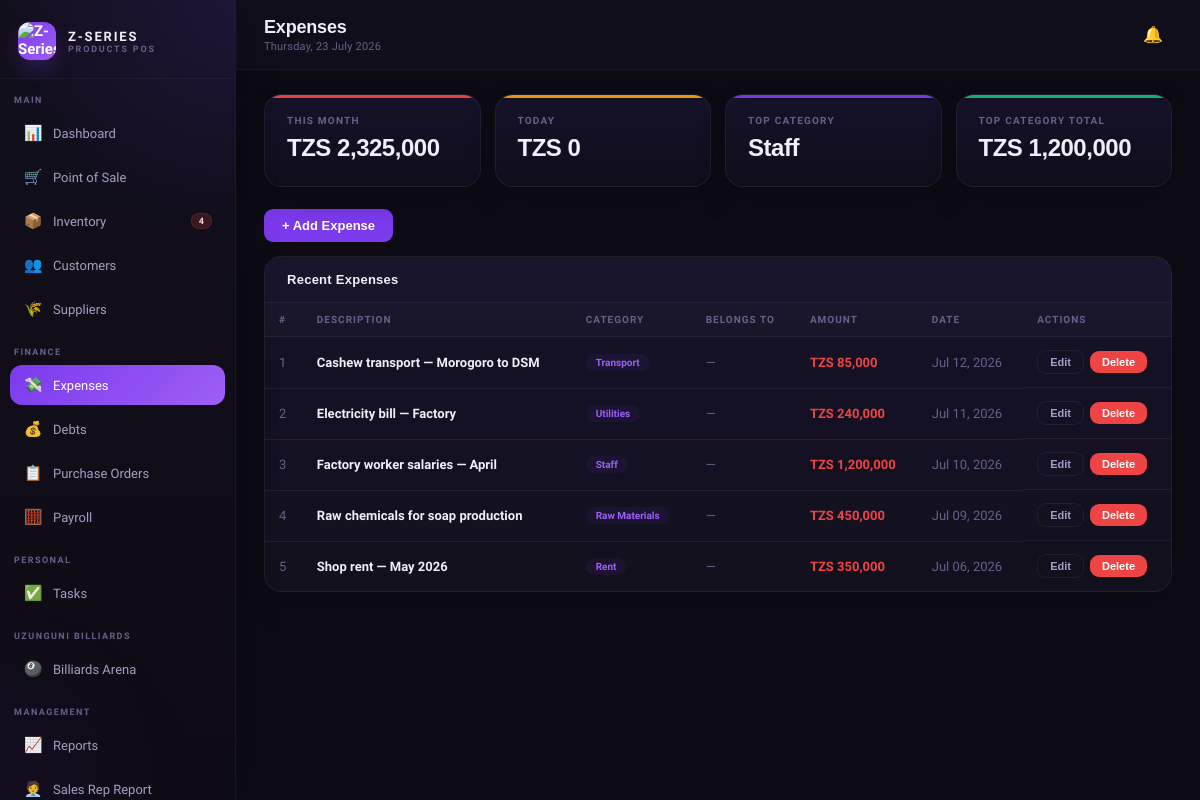
/expenses.php (signed in), run on the app's committed database.
### tables this page shows
CREATE TABLE expenses (
  id INT AUTO_INCREMENT PRIMARY KEY,
  description VARCHAR(255) NOT NULL,
  category ENUM('transport','utilities','staff','raw_materials','rent','maintenance','other') DEFAULT 'other',
  employee_id INT,
  amount DECIMAL(12,2) NOT NULL,
  expense_date DATE NOT NULL,
  recorded_by INT,
  notes TEXT,
  created_at TIMESTAMP DEFAULT CURRENT_TIMESTAMP,
  FOREIGN KEY (recorded_by) REFERENCES users(id),
  FOREIGN KEY (employee_id) REFERENCES employees(id)
);

### config.php (called while the page is built, shortened)
<?php
function tzs($amount) {
    return 'TZS ' . number_format($amount, 0, '.', ',');
}
?>

### expenses.php (the view, shortened to what this page needs)
<?php
require_once 'includes/header.php';
$month = date('Y-m');
$today = date('Y-m-d');
$stmt_m = $conn->prepare("SELECT COALESCE(SUM(amount),0) as v FROM expenses WHERE DATE_FORMAT(expense_date,'%Y-%m')=?");
$stmt_m->bind_param('s', $month); $stmt_m->execute();
$month_total = $stmt_m->get_result()->fetch_assoc()['v'];
$stmt_t = $conn->prepare("SELECT COALESCE(SUM(amount),0) as v FROM expenses WHERE expense_date=?");
$stmt_t->bind_param('s', $today); $stmt_t->execute();
$today_total = $stmt_t->get_result()->fetch_assoc()['v'];
$cat_top = $conn->query("SELECT category, SUM(amount) as total FROM expenses GROUP BY category ORDER BY total DESC LIMIT 1")->fetch_assoc();
$expenses = $conn->query("SELECT e.*, emp.name as employee_name FROM expenses e LEFT JOIN employees emp ON e.employee_id=emp.id ORDER BY e.expense_date DESC, e.created_at DESC LIMIT 50");
?>
<div class="stats-grid">
  <div class="stat-card red"><div class="stat-label">This Month</div><div class="stat-value"><?=tzs($month_total)?></div></div>
  <div class="stat-card amber"><div class="stat-label">Today</div><div class="stat-value"><?=tzs($today_total)?></div></div>
  <div class="stat-card purple"><div class="stat-label">Top Category</div><div class="stat-value"><?=ucwords(str_replace('_',' ',$cat_top['category']??'N/A'))?></div></div>
  <div class="stat-card green"><div class="stat-label">Top Category Total</div><div class="stat-value"><?=tzs($cat_top['total']??0)?></div></div>
</div>
<div style="margin-bottom:14px"><button class="btn btn-primary" onclick="openModal('add-expense-modal')">+ Add Expense</button></div>
<div class="card"><div class="card-header"><span class="card-title">Recent Expenses</span></div>
<div class="table-wrap"><table><thead><tr><th>#</th><th>Description</th><th>Category</th><th>Belongs To</th><th>Amount</th><th>Date</th><th>Actions</th></tr></thead>
<tbody><?php $i=1; while($e=$expenses->fetch_assoc()):?>
<tr><td class="text-muted"><?=$i++?></td><td><span class="td-bold"><?=htmlspecialchars($e['description'])?></span></td>
<td><span class="badge badge-purple"><?=ucwords(str_replace('_',' ',$e['category']))?></span></td>
<td class="text-muted"><?=$e['employee_name'] ? htmlspecialchars($e['employee_name']) : '—'?></td>
<td class="text-danger"><?=tzs($e['amount'])?></td><td class="text-muted"><?=date('M d, Y',strtotime($e['expense_date']))?></td>
<td style="display:flex;gap:6px;align-items:center">
  <button type="button" class="btn btn-outline btn-sm" onclick='openEditExpense(this)' data-id="<?=$e['id']?>" data-desc="<?=htmlspecialchars($e['description'], ENT_QUOTES)?>" data-cat="<?=htmlspecialchars($e['category'], ENT_QUOTES)?>" data-employee="<?=htmlspecialchars($e['employee_id'] ?? '', ENT_QUOTES)?>" data-employee-name="<?=htmlspecialchars($e['employee_name'] ?? '', ENT_QUOTES)?>" data-amount="<?=$e['amount']?>" data-date="<?=$e['expense_date']?>">Edit</button>
  <form method="POST" style="margin:0" data-confirm="Delete this expense?"><button type="submit" class="btn btn-danger btn-sm">Delete</button></form>
</td></tr>
<?php endwhile; if($expenses->num_rows===0):?><tr><td colspan="7" style="text-align:center;padding:30px;color:var(--text3)">No expenses recorded</td></tr><?php endif;?></tbody></table></div></div>
<?php require_once 'includes/footer.php'; ?>

### css/style.css (style rules this page uses)
* { margin:0;padding:0;box-sizing:border-box }
:root { --bg:#0D0B14;--bg2:#13101E;--bg3:#1A1628;--bg4:#211D35; --purple:#7C3AED;--purple2:#9D5FF5;--purple3:#5B21B6; --purple-glow:rgba(124,58,237,0.15);--purple-light:rgba(124,58,237,0.08); --text:#F1EEF9;--text2:#A89DC4;--text3:#6B5F8A; --border:rgba(124,58,237,0.18);--border2:rgba(255,255,255,0.06); --success:#10B981;--warning:#F59E0B;--danger:#EF4444;--info:#3B82F6; --card-bg:#16122A; }
body { font-family:'Satoshi',sans-serif;background:var(--bg);color:var(--text);min-height:100vh }
.stats-grid { display:grid;grid-template-columns:repeat(4,1fr);gap:14px;margin-bottom:22px }
.stat-card { background:linear-gradient(180deg,rgba(22,18,42,0.96),rgba(17,14,28,0.98));border:1px solid var(--border2);border-radius:18px;padding:20px 22px;position:relative;overflow:hidden;box-shadow:0 14px 30px rgba(0,0,0,0.18) }
.stat-card::before { content:'';position:absolute;top:0;left:0;right:0;height:3px;opacity:0.95 }
.stat-card.purple::before { background:var(--purple) }
.stat-card.green::before { background:var(--success) }
.stat-card.amber::before { background:var(--warning) }
.stat-card.red::before { background:var(--danger) }
.stat-label { font-size:10px;font-weight:700;color:var(--text3);text-transform:uppercase;letter-spacing:0.12em;margin-bottom:8px }
.stat-value { font-size:24px;font-weight:800;color:var(--text);font-family:'Syne',sans-serif;margin-bottom:4px;letter-spacing:-0.02em }
.card { background:linear-gradient(180deg,rgba(22,18,42,0.96),rgba(19,16,30,0.98));border:1px solid var(--border2);border-radius:18px;overflow:hidden;margin-bottom:16px;box-shadow:0 14px 30px rgba(0,0,0,0.16) }
.card-header { padding:15px 22px;border-bottom:1px solid var(--border2);display:flex;align-items:center;justify-content:space-between;background:rgba(255,255,255,0.01) }
.card-title { font-size:13px;font-weight:800;color:var(--text);font-family:'Syne',sans-serif;letter-spacing:0.02em }
.table-wrap { overflow-x:auto }
table { width:100%;border-collapse:collapse }
th { padding:11px 14px;text-align:left;font-size:10px;font-weight:800;color:var(--text3);text-transform:uppercase;letter-spacing:0.1em;border-bottom:1px solid var(--border2);background:rgba(255,255,255,0.02);white-space:nowrap }
td { padding:13px 14px;font-size:13px;color:var(--text2);border-bottom:1px solid var(--border2);vertical-align:middle }
tr:last-child td { border-bottom:none }
.td-bold { color:var(--text);font-weight:600 }
.badge { padding:3px 10px;border-radius:99px;font-size:10px;font-weight:700;display:inline-block;white-space:nowrap }
.badge-purple { background:var(--purple-light);color:var(--purple2) }
.text-danger { color:var(--danger);font-weight:700 }
.text-muted { color:var(--text3) }
.btn { padding:9px 18px;border-radius:9px;border:none;font-size:13px;font-weight:600;cursor:pointer;font-family:'DM Sans',sans-serif;transition:all 0.15s;text-decoration:none;display:inline-flex;align-items:center;gap:6px }
.btn-primary { background:var(--purple);color:white }
.btn-outline { background:transparent;border:1px solid var(--border2);color:var(--text2) }
.btn-danger { background:var(--danger);color:white }
.btn-sm { padding:5px 12px;font-size:11px }
.table-wrap td .btn-outline.btn-sm { white-space:nowrap }
.table-wrap td .btn, .table-wrap td form { display:inline-flex;align-items:center }
.table-wrap td form { margin-left:6px }
.table-wrap td form button { margin:0 }

### data on the page
expenses: description "Cashew transport — Morogoro to DSM", category "Transport", amount "TZS 85,000", expense_date "Jul 12, 2026"
expenses: description "Electricity bill — Factory", category "Utilities", amount "TZS 240,000", expense_date "Jul 11, 2026"
expenses: description "Factory worker salaries — April", category "Staff", amount "TZS 1,200,000", expense_date "Jul 10, 2026"
expenses: description "Raw chemicals for soap production", category "Raw Materials", amount "TZS 450,000", expense_date "Jul 09, 2026"
expenses: description "Shop rent — May 2026", category "Rent", amount "TZS 350,000", expense_date "Jul 06, 2026"

### other printed values
$low_stock_count "4"
$page_title "Expenses"
tzs($month_total) "TZS 2,325,000"
tzs($today_total) "TZS 0"
str_replace('_',' ',$cat_top['category']??'N/A') "Staff"
tzs($cat_top['total']??0) "TZS 1,200,000"
